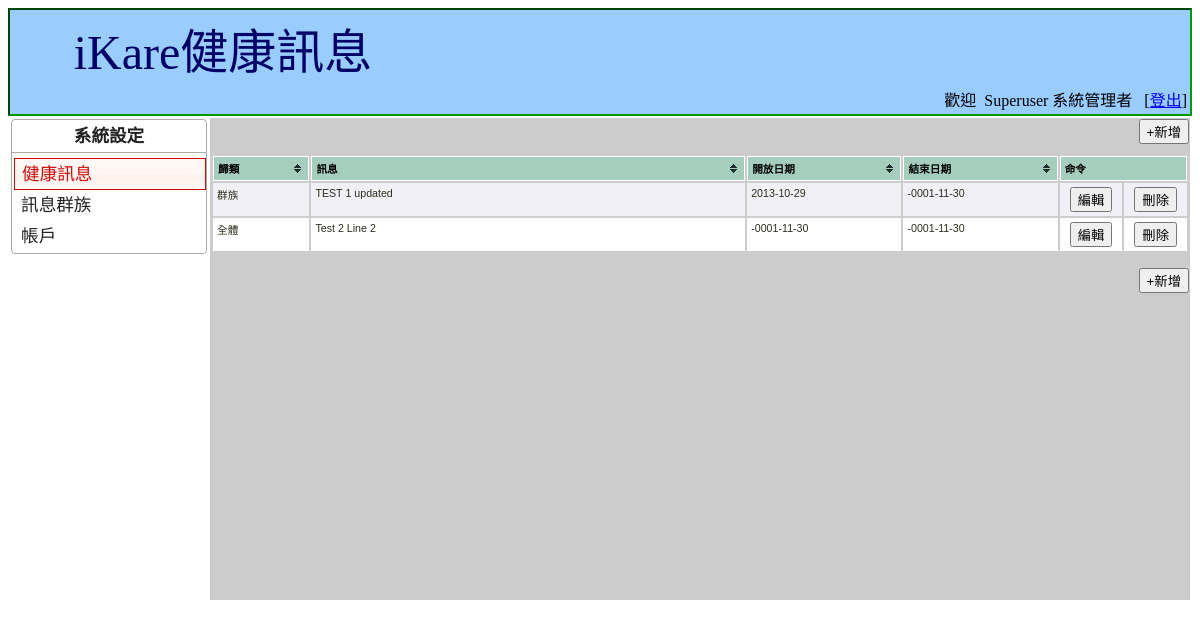
Screenshot of /messager/index.php (signed in) with the database file from the repository.
### tables this page shows
CREATE TABLE IF NOT EXISTS `messages` (
  `ID` int(11) NOT NULL AUTO_INCREMENT,
  `message` blob NOT NULL,
  `grouped` tinyint(1) NOT NULL DEFAULT '0',
  `published` datetime NOT NULL,
  `closed` datetime NOT NULL,
  PRIMARY KEY (`ID`),
  KEY `grouped` (`grouped`),
  KEY `published` (`published`),
  KEY `closed` (`closed`)
);

### messager/lang/tw/lang.inc (called while the page is built, shortened)
<?php
$_MESSAGE = "訊息";
$_GROUPED = "歸類";
$_PUBLISHED = "開放日期";
$_CLOSED = "結束日期";
$_GP_ALL = "全體";
$_GP_GROUP = "群族";
$_ADD = "新增";
$_EDIT = "編輯";
$_DELETE = "刪除";
$_DELETE_MSG = "你確定要刪除嗎?";
$_ACTION = "命令";
?>

### messager/include/function.inc (called while the page is built, shortened)
<?php
if (!defined("FUNCTION")) {
function load_class($classname)
{
  $str = "\$".$classname." = new ".$classname.";";
  return $$classname;
}
}
?>

### messager/lib/Messages.inc (called while the page is built, shortened)
<?php
if (!defined("MESSAGES")) {
class Messages {
	var $tbl = "messages";
	function sql($where="", $orderby="") {
		$db = new ps_DB;
		$q = "SELECT * FROM $this->tbl ";
		$db->query($q);
		return $db;
	}
}
}
?>

### messager/lib/db_mysql.inc (called while the page is built, shortened)
<?php
if (!defined("PS_DB")) {
class ps_DB {
  var $lid = 0;
  var $qid = 0;
  var $record = array();
  function connect() {
    if ($this->lid == 0) {
      $this->lid = mysql_pconnect(DB_HOST,DB_USER,DB_PWD);
    }
    return $this->lid;
  }
  function query($q) {
    $this->qid = @mysql_query($q, $this->lid);
    return $this->qid;
  }
  function next_record() {
    $this->record = @mysql_fetch_array($this->qid);
    $stat = is_array($this->record);
    return $stat;
  }
  function f($field_name) {
    if (ADDSLASHES)
      return stripslashes($this->record[$field_name]);
    else
      return ($this->record[$field_name]);
  }
}
}
?>

### messager/messagesList.php (the view, shortened to what this page needs)
<?php
$messages = load_class("Messages");
?>
        <div align="right">
               <form action="index.php" method="post" name="add" >
               <input type="submit" value="+<?=$_ADD;?>" />
               </form>
		</div>
        <table id="loglist" class="tablesorter" width="100%" border="0">
         <thead>
          <tr>
            <th width="10%" scope="col"><?=$_GROUPED;?></th>
            <th width="45%" scope="col"><?=$_MESSAGE;?></th>
            <th width="16%" scope="col"><?=$_PUBLISHED;?></th>
            <th width="16%" scope="col"><?=$_CLOSED;?></th>
            <th width="13%" scope="col" colspan="2"><?=$_ACTION;?></th>
          </tr>
         </thead>
    	 <tbody>
        <?php
		$db = $messages->sql();
		$i = 0;
		while ($db->next_record()) {
			$i++;
			$ID = $db->f("ID");
		?>
          <tr class="<?=($i%2==0?'even':'odd'); ?>">
            <td><?=$db->f('grouped')=='0'?$_GP_ALL:$_GP_GROUP; ?></td>
            <td><?=$db->f('message'); ?></td>
            <td><?=$db->f('published')>0?date("Y-m-d",strtotime($db->f('published'))):"&nbsp;"; ?></td>
            <td><?=$db->f('closed')>0?date("Y-m-d",strtotime($db->f('closed'))):"&nbsp;"; ?></td>
            <td align="center">
               <form action="index.php" method="post" name="edit<?=$ID; ?>" >
               <input type="submit" value="<?=$_EDIT;?>" />
               </form>
            </td>
            <td align="center">
               <form action="index.php" method="post" name="delete<?=$ID; ?>" >
               <input type="submit" value="<?=$_DELETE;?>" onClick="return confirm('<?=$_DELETE_MSG;?>');" />
               </form>
            </td>
          </tr>
        <?php
		}
		?>
		 </tbody>
        </table>
        <div align="right">
               <form action="index.php" method="post" name="add" >
               <input type="submit" value="+<?=$_ADD;?>" />
               </form>
        </div>

### rows the page displays
messages: message "TEST 1 updated", published "2013-10-29", closed "-0001-11-30"
messages: message "Test 2 Line 2", published "-0001-11-30", closed "-0001-11-30"

### other values shown
$_PROJECT_NAME "iKare健康訊息"
$_WELCOME "歡迎"
$name "Superuser 系統管理者"
$_LOGOUT "登出"
$_SYSTEM_SETTING "系統設定"
$_MESSAGES "健康訊息"
$_GROUPS "訊息群族"
$_ACCOUNT "帳戶"
$_GROUPED "歸類"
$_MESSAGE "訊息"
$_PUBLISHED "開放日期"
$_CLOSED "結束日期"
$_ACTION "命令"
